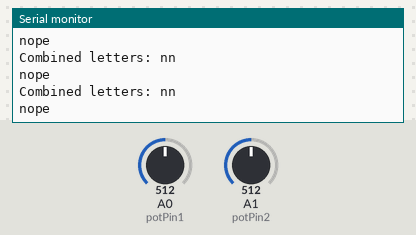
Recording of a sketch running on a simulated Arduino Uno, built with avr-gcc and run on an emulated ATmega328P. Parts: the last lines printed to the serial monitor. Inputs (shaded band) come from the test bench; at power-on: A0 (potPin1) = 512, A1 (potPin2) = 512.

Above: at 1.3 s.
1.4 s: A0 (potPin1) set to 716
At 1.83 s:
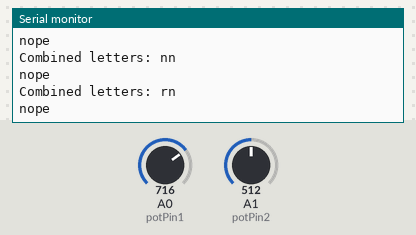
3.5 s: A1 (potPin2) set to 716
At 3.83 s:
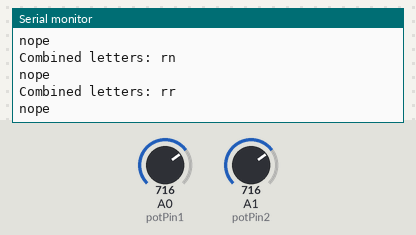
5.5 s: A0 (potPin1) set to 900
At 5.83 s:
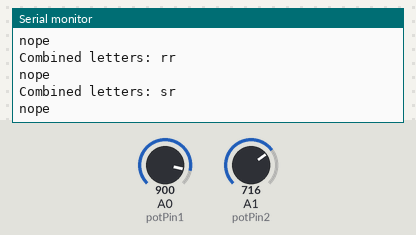
7.5 s: A1 (potPin2) set to 900
At 7.84 s:
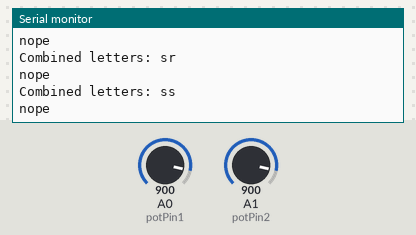
9.5 s: A0 (potPin1) set to 1023
At 9.84 s:
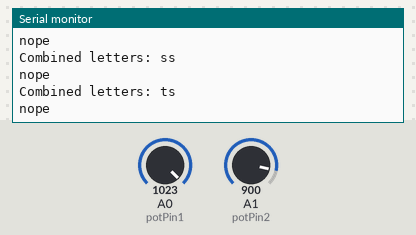
11.5 s: A1 (potPin2) set to 1023
At 11.84 s:
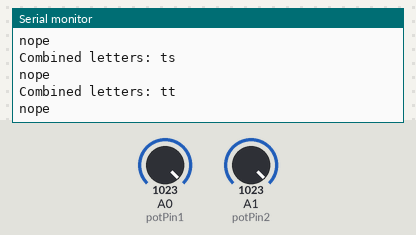

Measured:
- after the input at 1.4 s, the serial monitor: prints a new line after 0.11 s (image 1)
- after the input at 3.5 s, the serial monitor: prints a new line at once (image 2)
- after the input at 5.5 s, the serial monitor: prints a new line at once (image 3)
- after the input at 7.5 s, the serial monitor: prints a new line at once (image 4)
- after the input at 9.5 s, the serial monitor: prints a new line at once (image 5)
- after the input at 11.5 s, the serial monitor: prints a new line at once (image 6)

The sketch:

MuddEscapesV1.ino
```cpp
// Assuming potentiometers are connected to pins 14 and 15
const int potPin1 = 14;
const int potPin2 = 15;

// Define the letter range. Can be replaced with any 10 letters.
String letters = "adehmnorst";
String correctWord = "dr";

String myArray[278] = {"added", "adder", "adore", "adorn", "aeons", "ahead", "amass", "amend", "antes", "areas", "arena", "armed", "aroma", "arose", "arson", "ashen", "ashes", "asses", "asset", "aster", "atoms", "atone", "attar", "dames", "dared", "dares", "darts", "dated", "dates", "deans", "dears", "death", "deeds", "deems", "demon",
"dense", "dents", "deter", "doers", "domed", "domes", "donor", "dooms", "doors", "dosed", "doses", "doted", "dotes", "drama", "drams", "dread", "dream", "dress", "drone", "dross", "earns", "earth", "eased", "eases", "eaten", "eater", "ended", "enter", "erase", "erred", "error", "ether", "hands", "harem", "hares", "harms", "harsh", "harts", "haste", "hated", "hater", "heads", "heard", "hears", "heart", "heath", "heats", "heeds", "herds", "heron", "heros", "hoard", "homes", "hoods", "hoots", "horde", "horns", "horse", "hosts", "madam", "mamma", "manes", "manna", "manor", "manse", "mares", "marsh", "marts", "mason", "masts", "mated", "mates", "means", "meant", "meats", "meets", "memes", "mends", "meres", "mesas", "meted", "meter", "moans", "moats", "modem", "modes", "momma", "month", "moods", "moons", "moors", "moose", "mores", "motes", "moths", "motor", "motto", "named", "names", "nears", "needs", "nests", "nomad", "noose", "north", "nosed", "noses", "noted", "notes", "oases", "oaten", "oaths", "odder", "omens", "onset", "order", "other", "otter", "rarer", "rares", "rated", "rates", "reads", "reams", "rears", "reeds", "rends", "rents", "reset", "rests", "roads", "roams", "roars", "roast", "roman", "rooms", "roost", "roots", "roses", "sands", "saner", "sated", "seams", "seats", "sedan", "seeds", "seems", "seers", "semen", "sends", "sense", "shade", "shame", "shams", "share", "shear", "sheds", "sheen",
"sheer", "sheet", "shoes", "shone", "shoon", "shoot", "shore", "shorn", "short", "shots", "shred", "smart", "smash", "smear", "smote", "snare", "sneer", "snore", "snort", "soars", "sooth", "sores", "sorts", "stand", "stare", "stars", "start", "state", "stead", "steam", "steed", "steer", "stems", "stern", "stone", "stood", "store", "storm", "tamed", "tamer", "tares", "tarts", "taste", "teams", "tears", "tease", "teems", "teens", "teeth", "tends", "tenet", "tenor", "tense", "tenth", "tents", "terms", "terse", "tests", "theme", "there", "these", "thorn", "those", "three", "throe", "toads", "toast", "tomes", "toned", "tones", "tooth", "torso", "torts", "totem", "trade", "trams", "trash", "tread", "treat", "treed", "trees", "trend", "tress", "troth", "trots"};


void setup() {
  Serial.begin(9600);
}

void loop() {
  int potValue1 = analogRead(potPin1);  //or A0
  int potValue2 = analogRead(potPin2);


  // Calculate which letter each potentiometer is pointing to
  char letter1 = getLetter(potValue1);
  char letter2 = getLetter(potValue2);

  // Concatenate the letters into a single string
  String combinedLetters = String(letter1) + String(letter2);

  // Print the combined letters for debugging
  Serial.print("Combined letters: ");
  Serial.println(combinedLetters);

  // Check if the combined string is a particular string
  if (combinedLetters == "dr") {
    Serial.println("CORRECT! DR");
  } else {
    Serial.println("nope");
  }

  delay(500); // Delay for a half-second
}

// Function to map potentiometer value to a letter
char getLetter(int value) {
  int index = value / 102; // Divide by 102 to get the index in the range 0-9
  if (index > 9) index = 9; // Ensure index is never out of bounds
  return letters.charAt(index);
}
```
